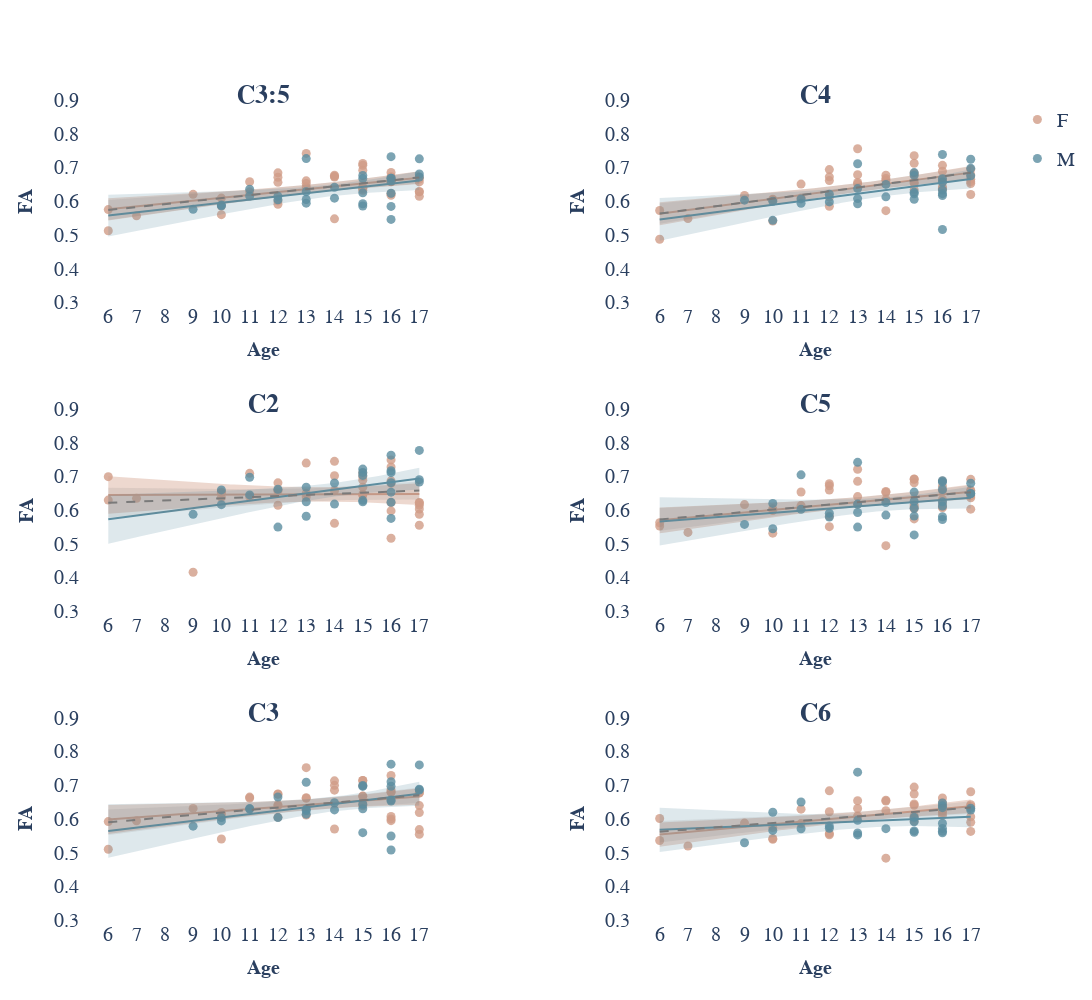

Notebook code for this chart:
### Code cell
plot_dti_per_age(DTI_df['FA'], metric_name='FA')
